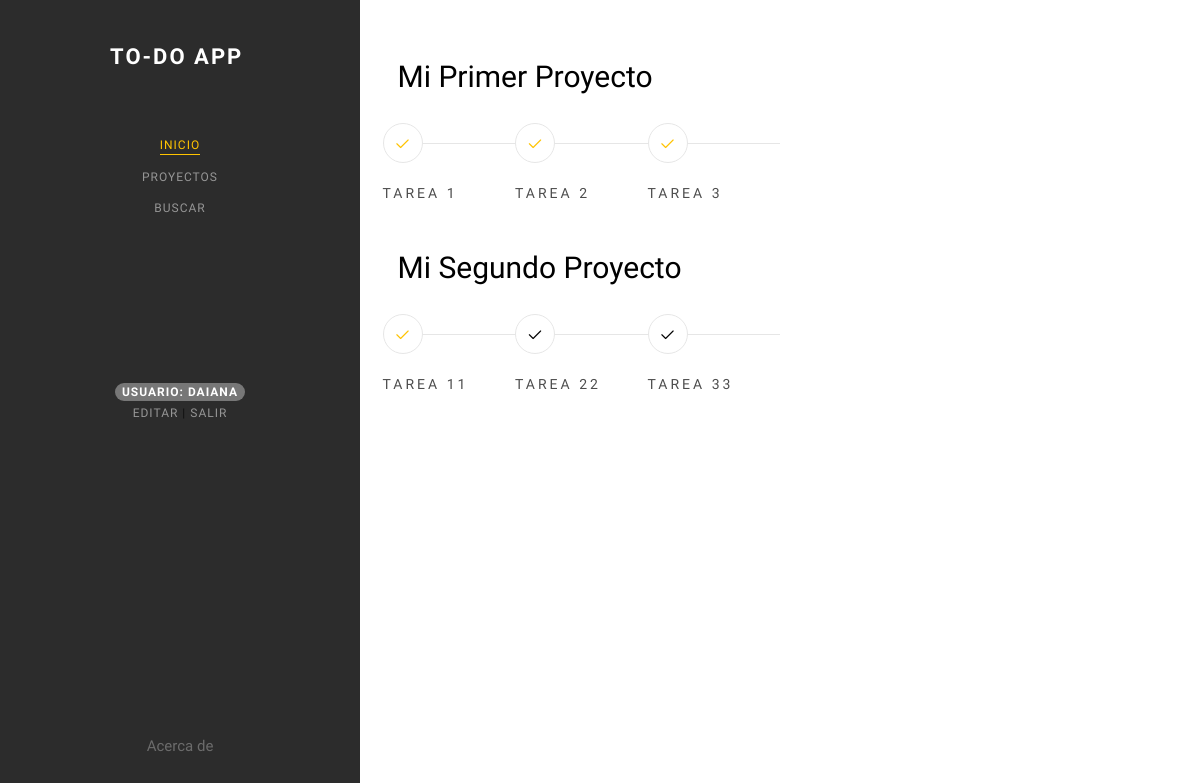
Page /apptodo/ (signed in) on the committed database.
### apptodo/models.py (models this page shows, shortened)
class Proyecto(models.Model):
    Titulo=models.CharField(max_length=50)
    Descripcion=models.TextField(max_length=8000, default="")
    Usuario=models.ForeignKey(settings.AUTH_USER_MODEL, on_delete=models.CASCADE, null=True, blank=True)

class Tarea(models.Model):
    Titulo=models.CharField(max_length=50)
    Contenido=models.TextField(max_length=8000)
    Estado=models.ForeignKey(Estado, on_delete=models.CASCADE)
    Proyecto=models.ForeignKey(Proyecto, on_delete=models.CASCADE)

### apptodo/views.py (the view)
# urls.py: path('', Inicio, name="inicio"),
@login_required
def Inicio(request):
    username=request.user
    proyectos=Proyecto.objects.filter(Usuario=username)
    resumen=[]
    if proyectos.count()==0:
        return redirect("proyecto_list")
    for p in proyectos:
        tareas=Tarea.objects.filter(Proyecto=p)
        resumen.append(ResumenProyecto(p.id, p.Titulo, tareas))
    return render(request, "index.html", {"proyectos":proyectos, "resumen":resumen})

### apptodo/templates/index.html (shortened to what this page needs)
{% extends 'base.html' %}
{% load static %}
{% block resaltadoInicio %}class="colorlib-active"{% endblock %}
{% block contenido %}
<div id="colorlib-main">
    <div class="colorlib-about">
        <div class="colorlib-narrow-content">
            <div class="row row-bottom-padded-md">
                <div class="col-md-12 animate-box" data-animate-effect="fadeInLeft">
                    {% if user.is_authenticated %}
                    {% for r in resumen %}
                    <div class="row">
                        <div class="col-md-6 animate-box" data-animate-effect="fadeInLeft">
                            <h2 class="colorlib-text">{{r.tituloProyecto}}</h2>
                        </div>
                    </div>
                    <div class="row">
                        {% for t in r.tareas %}
                        <div class="col-md-2 no-gutters animate-box" data-animate-effect="fadeInLeft">
                            {% if t.Estado.Categoria.Nombre == "Listo" %}
                            <div class="steps active">
                            {% else %}
                            <div class="steps">
                            {% endif %}
                                <p class="icon"><span><i class="icon-check"></i></span></p>
                                <h3>{{t.Titulo}}</h3>
                            </div>
                        </div>
                        {% endfor %}
                    </div>
                    <br>
                    {% endfor %}
                    {% endif %}
                </div>
            </div>
        </div>
    </div>
</div>
{% endblock %}

### apptodo/templates/base.html (shortened to what this page needs)
{% load static %}
<!DOCTYPE HTML>
<html>
	<head>
	<link rel="stylesheet" href="{% static 'css/animate.css' %}">
	<link rel="stylesheet" href="{% static 'css/icomoon.css' %}">
	<link rel="stylesheet" href="{% static 'css/bootstrap.css' %}">
	<link rel="stylesheet" href="{% static 'css/flexslider.css' %}">
	<link rel="stylesheet" href="{% static 'fonts/flaticon/font/flaticon.css' %}">
	<link rel="stylesheet" href="{% static 'css/owl.carousel.min.css' %}">
	<link rel="stylesheet" href="{% static 'css/owl.theme.default.min.css' %}">
	<link rel="stylesheet" href="{% static 'css/style.css' %}">
	</head>
	<body>
	<div id="colorlib-page">
		<aside id="colorlib-aside" role="complementary" class="border js-fullheight">
			<h1 id="colorlib-logo"><a href="{% url 'inicio' %}">To-Do App</a></h1>
			<nav id="colorlib-main-menu" role="navigation">
				<ul>
					<li {% block resaltadoInicio %}{% endblock %}><a href="{% url 'inicio' %}">Inicio</a></li>
					<li {% block resaltadoProyectos %}{% endblock %}><a href="{% url 'proyecto_list' %}">Proyectos</a></li>
					<li {% block resaltadoBuscar %}{% endblock %}><a href="{% url 'buscar' %}">Buscar</a></li>
					{% if user.is_authenticated %}
					<li><br><br><br><br><br><br><br>
						<div class="badge bg-primary text-wrap">
							Usuario: {{user.username}}
						</div>
						<br>
						<a href="{% url 'usuario_update' %}">Editar</a> | <a href="{% url 'logout' %}">Salir</a>
					</li>
					{% endif %}
				</ul>
			</nav>
			<div class="colorlib-footer">
				<ul>
					<li {% block resaltadoAbout %}{% endblock %}><a href="{% url 'about' %}">Acerca de</a></li>
				</ul>
			</div>
		</aside>
		{% block contenido %}
		{% endblock %}
	</div>
	</body>
</html>

### static/css/icomoon.css (style rules this page uses)
[class^="icon-"], [class*=" icon-"] { font-family: 'icomoon' !important; speak: none; font-style: normal; font-weight: normal; font-variant: normal; text-transform: none; line-height: 1; -webkit-font-smoothing: antialiased; -moz-osx-font-smoothing: grayscale; }
.icon-check:before { content: "\e116"; }

### rows in the picture
Proyecto: tituloProyecto "Mi Primer Proyecto"
Tarea: Titulo "TAREA 1"
Tarea: Titulo "TAREA 2"
Tarea: Titulo "TAREA 3"
Proyecto: tituloProyecto "Mi Segundo Proyecto"
Tarea: Titulo "TAREA 11"
Tarea: Titulo "TAREA 22"
Tarea: Titulo "TAREA 33"

### other values in the picture
{{ user.username }} "DAIANA"
